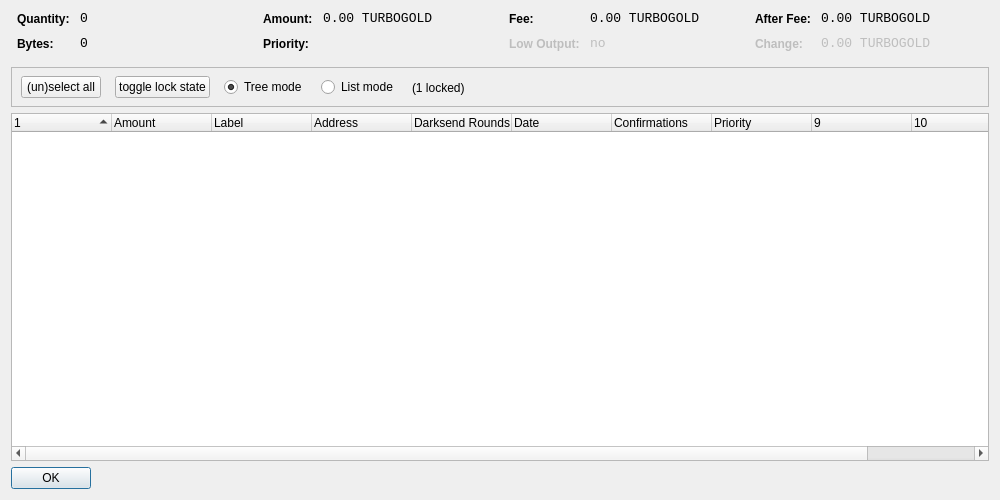
<?xml version="1.0" encoding="UTF-8"?>
<ui version="4.0">
 <class>CoinControlDialog</class>
 <widget class="QDialog" name="CoinControlDialog">
  <property name="geometry">
   <rect>
    <x>0</x>
    <y>0</y>
    <width>1000</width>
    <height>500</height>
   </rect>
  </property>
  <property name="windowTitle">
   <string>Coin Control</string>
  </property>
  <layout class="QVBoxLayout" name="verticalLayout">
   <item>
    <layout class="QHBoxLayout" name="horizontalLayoutTop" stretch="0,0,0,0">
     <property name="topMargin">
      <number>0</number>
     </property>
     <property name="bottomMargin">
      <number>10</number>
     </property>
     <item>
      <layout class="QFormLayout" name="formLayoutCoinControl1">
       <property name="horizontalSpacing">
        <number>10</number>
       </property>
       <property name="verticalSpacing">
        <number>10</number>
       </property>
       <property name="leftMargin">
        <number>6</number>
       </property>
       <property name="rightMargin">
        <number>6</number>
       </property>
       <item row="0" column="0">
        <widget class="QLabel" name="labelCoinControlQuantityText">
         <property name="styleSheet">
          <string notr="true">font-weight:bold;</string>
         </property>
         <property name="text">
          <string>Quantity:</string>
         </property>
        </widget>
       </item>
       <item row="0" column="1">
        <widget class="QLabel" name="labelCoinControlQuantity">
         <property name="font">
          <font>
           <family>Monospace</family>
           <pointsize>10</pointsize>
          </font>
         </property>
         <property name="cursor">
          <cursorShape>IBeamCursor</cursorShape>
         </property>
         <property name="contextMenuPolicy">
          <enum>Qt::ActionsContextMenu</enum>
         </property>
         <property name="text">
          <string notr="true">0</string>
         </property>
         <property name="textInteractionFlags">
          <set>Qt::LinksAccessibleByMouse|Qt::TextSelectableByKeyboard|Qt::TextSelectableByMouse</set>
         </property>
        </widget>
       </item>
       <item row="1" column="0">
        <widget class="QLabel" name="labelCoinControlBytesText">
         <property name="styleSheet">
          <string notr="true">font-weight:bold;</string>
         </property>
         <property name="text">
          <string>Bytes:</string>
         </property>
        </widget>
       </item>
       <item row="1" column="1">
        <widget class="QLabel" name="labelCoinControlBytes">
         <property name="font">
          <font>
           <family>Monospace</family>
           <pointsize>10</pointsize>
          </font>
         </property>
         <property name="cursor">
          <cursorShape>IBeamCursor</cursorShape>
         </property>
         <property name="contextMenuPolicy">
          <enum>Qt::ActionsContextMenu</enum>
         </property>
         <property name="text">
          <string notr="true">0</string>
         </property>
         <property name="textInteractionFlags">
          <set>Qt::LinksAccessibleByMouse|Qt::TextSelectableByKeyboard|Qt::TextSelectableByMouse</set>
         </property>
        </widget>
       </item>
      </layout>
     </item>
     <item>
      <layout class="QFormLayout" name="formLayoutCoinControl2">
       <property name="horizontalSpacing">
        <number>10</number>
       </property>
       <property name="verticalSpacing">
        <number>10</number>
       </property>
       <property name="leftMargin">
        <number>6</number>
       </property>
       <property name="rightMargin">
        <number>6</number>
       </property>
       <item row="0" column="0">
        <widget class="QLabel" name="labelCoinControlAmountText">
         <property name="styleSheet">
          <string notr="true">font-weight:bold;</string>
         </property>
         <property name="text">
          <string>Amount:</string>
         </property>
        </widget>
       </item>
       <item row="0" column="1">
        <widget class="QLabel" name="labelCoinControlAmount">
         <property name="font">
          <font>
           <family>Monospace</family>
           <pointsize>10</pointsize>
          </font>
         </property>
         <property name="cursor">
          <cursorShape>IBeamCursor</cursorShape>
         </property>
         <property name="contextMenuPolicy">
          <enum>Qt::ActionsContextMenu</enum>
         </property>
         <property name="text">
          <string notr="true">0.00 TURBOGOLD</string>
         </property>
         <property name="textInteractionFlags">
          <set>Qt::LinksAccessibleByMouse|Qt::TextSelectableByKeyboard|Qt::TextSelectableByMouse</set>
         </property>
        </widget>
       </item>
       <item row="1" column="0">
        <widget class="QLabel" name="labelCoinControlPriorityText">
         <property name="styleSheet">
          <string notr="true">font-weight:bold;</string>
         </property>
         <property name="text">
          <string>Priority:</string>
         </property>
        </widget>
       </item>
       <item row="1" column="1">
        <widget class="QLabel" name="labelCoinControlPriority">
         <property name="font">
          <font>
           <family>Monospace</family>
           <pointsize>10</pointsize>
          </font>
         </property>
         <property name="cursor">
          <cursorShape>IBeamCursor</cursorShape>
         </property>
         <property name="contextMenuPolicy">
          <enum>Qt::ActionsContextMenu</enum>
         </property>
         <property name="text">
          <string/>
         </property>
         <property name="textInteractionFlags">
          <set>Qt::LinksAccessibleByMouse|Qt::TextSelectableByKeyboard|Qt::TextSelectableByMouse</set>
         </property>
        </widget>
       </item>
      </layout>
     </item>
     <item>
      <layout class="QFormLayout" name="formLayoutCoinControl3">
       <property name="horizontalSpacing">
        <number>10</number>
       </property>
       <property name="verticalSpacing">
        <number>10</number>
       </property>
       <property name="leftMargin">
        <number>6</number>
       </property>
       <property name="rightMargin">
        <number>6</number>
       </property>
       <item row="0" column="0">
        <widget class="QLabel" name="labelCoinControlFeeText">
         <property name="styleSheet">
          <string notr="true">font-weight:bold;</string>
         </property>
         <property name="text">
          <string>Fee:</string>
         </property>
        </widget>
       </item>
       <item row="0" column="1">
        <widget class="QLabel" name="labelCoinControlFee">
         <property name="font">
          <font>
           <family>Monospace</family>
           <pointsize>10</pointsize>
          </font>
         </property>
         <property name="cursor">
          <cursorShape>IBeamCursor</cursorShape>
         </property>
         <property name="contextMenuPolicy">
          <enum>Qt::ActionsContextMenu</enum>
         </property>
         <property name="text">
          <string notr="true">0.00 TURBOGOLD</string>
         </property>
         <property name="textInteractionFlags">
          <set>Qt::LinksAccessibleByMouse|Qt::TextSelectableByKeyboard|Qt::TextSelectableByMouse</set>
         </property>
        </widget>
       </item>
       <item row="1" column="0">
        <widget class="QLabel" name="labelCoinControlLowOutputText">
         <property name="enabled">
          <bool>false</bool>
         </property>
         <property name="styleSheet">
          <string notr="true">font-weight:bold;</string>
         </property>
         <property name="text">
          <string>Low Output:</string>
         </property>
        </widget>
       </item>
       <item row="1" column="1">
        <widget class="QLabel" name="labelCoinControlLowOutput">
         <property name="enabled">
          <bool>false</bool>
         </property>
         <property name="font">
          <font>
           <family>Monospace</family>
           <pointsize>10</pointsize>
          </font>
         </property>
         <property name="cursor">
          <cursorShape>IBeamCursor</cursorShape>
         </property>
         <property name="contextMenuPolicy">
          <enum>Qt::ActionsContextMenu</enum>
         </property>
         <property name="text">
          <string notr="true">no</string>
         </property>
         <property name="textInteractionFlags">
          <set>Qt::LinksAccessibleByMouse|Qt::TextSelectableByKeyboard|Qt::TextSelectableByMouse</set>
         </property>
        </widget>
       </item>
      </layout>
     </item>
     <item>
      <layout class="QFormLayout" name="formLayoutCoinControl4">
       <property name="horizontalSpacing">
        <number>10</number>
       </property>
       <property name="verticalSpacing">
        <number>10</number>
       </property>
       <property name="leftMargin">
        <number>6</number>
       </property>
       <property name="rightMargin">
        <number>6</number>
       </property>
       <item row="0" column="0">
        <widget class="QLabel" name="labelCoinControlAfterFeeText">
         <property name="styleSheet">
          <string notr="true">font-weight:bold;</string>
         </property>
         <property name="text">
          <string>After Fee:</string>
         </property>
        </widget>
       </item>
       <item row="0" column="1">
        <widget class="QLabel" name="labelCoinControlAfterFee">
         <property name="font">
          <font>
           <family>Monospace</family>
           <pointsize>10</pointsize>
          </font>
         </property>
         <property name="cursor">
          <cursorShape>IBeamCursor</cursorShape>
         </property>
         <property name="contextMenuPolicy">
          <enum>Qt::ActionsContextMenu</enum>
         </property>
         <property name="text">
          <string notr="true">0.00 TURBOGOLD</string>
         </property>
         <property name="textInteractionFlags">
          <set>Qt::LinksAccessibleByMouse|Qt::TextSelectableByKeyboard|Qt::TextSelectableByMouse</set>
         </property>
        </widget>
       </item>
       <item row="1" column="0">
        <widget class="QLabel" name="labelCoinControlChangeText">
         <property name="enabled">
          <bool>false</bool>
         </property>
         <property name="styleSheet">
          <string notr="true">font-weight:bold;</string>
         </property>
         <property name="text">
          <string>Change:</string>
         </property>
        </widget>
       </item>
       <item row="1" column="1">
        <widget class="QLabel" name="labelCoinControlChange">
         <property name="enabled">
          <bool>false</bool>
         </property>
         <property name="font">
          <font>
           <family>Monospace</family>
           <pointsize>10</pointsize>
          </font>
         </property>
         <property name="cursor">
          <cursorShape>IBeamCursor</cursorShape>
         </property>
         <property name="contextMenuPolicy">
          <enum>Qt::ActionsContextMenu</enum>
         </property>
         <property name="text">
          <string notr="true">0.00 TURBOGOLD</string>
         </property>
         <property name="textInteractionFlags">
          <set>Qt::LinksAccessibleByMouse|Qt::TextSelectableByKeyboard|Qt::TextSelectableByMouse</set>
         </property>
        </widget>
       </item>
      </layout>
     </item>
    </layout>
   </item>
   <item>
    <widget class="QFrame" name="frame">
     <property name="minimumSize">
      <size>
       <width>0</width>
       <height>40</height>
      </size>
     </property>
     <property name="frameShape">
      <enum>QFrame::StyledPanel</enum>
     </property>
     <property name="frameShadow">
      <enum>QFrame::Sunken</enum>
     </property>
     <widget class="QWidget" name="horizontalLayoutWidget">
      <property name="geometry">
       <rect>
        <x>10</x>
        <y>0</y>
        <width>781</width>
        <height>41</height>
       </rect>
      </property>
      <layout class="QHBoxLayout" name="horizontalLayoutPanel" stretch="0,0,0,0,0">
       <property name="spacing">
        <number>14</number>
       </property>
       <item>
        <widget class="QPushButton" name="pushButtonSelectAll">
         <property name="sizePolicy">
          <sizepolicy hsizetype="Maximum" vsizetype="Fixed">
           <horstretch>0</horstretch>
           <verstretch>0</verstretch>
          </sizepolicy>
         </property>
         <property name="text">
          <string>(un)select all</string>
         </property>
        </widget>
       </item>
        <item>
         <widget class="QPushButton" name="pushButtonToggleLock">
          <property name="sizePolicy">
           <sizepolicy hsizetype="Maximum" vsizetype="Fixed">
            <horstretch>0</horstretch>
            <verstretch>0</verstretch>
           </sizepolicy>
          </property>
          <property name="text">
           <string>toggle lock state</string>
          </property>
          <property name="autoDefault">
           <bool>false</bool>
          </property>
         </widget>
        </item>
       <item>
        <widget class="QRadioButton" name="radioTreeMode">
         <property name="sizePolicy">
          <sizepolicy hsizetype="Maximum" vsizetype="Fixed">
           <horstretch>0</horstretch>
           <verstretch>0</verstretch>
          </sizepolicy>
         </property>
         <property name="text">
          <string>Tree mode</string>
         </property>
         <property name="checked">
          <bool>true</bool>
         </property>
        </widget>
       </item>
       <item>
        <widget class="QRadioButton" name="radioListMode">
         <property name="sizePolicy">
          <sizepolicy hsizetype="Maximum" vsizetype="Fixed">
           <horstretch>0</horstretch>
           <verstretch>0</verstretch>
          </sizepolicy>
         </property>
         <property name="text">
          <string>List mode</string>
         </property>
        </widget>
       </item>
        <item>
         <widget class="QLabel" name="labelLocked">
          <property name="text">
           <string>(1 locked)</string>
          </property>
         </widget>
        </item>
       <item>
        <spacer name="horizontalSpacer">
         <property name="orientation">
          <enum>Qt::Horizontal</enum>
         </property>
         <property name="sizeHint" stdset="0">
          <size>
           <width>40</width>
           <height>20</height>
          </size>
         </property>
        </spacer>
       </item>
      </layout>
     </widget>
    </widget>
   </item>
   <item>
    <widget class="CoinControlTreeWidget" name="treeWidget">
     <property name="contextMenuPolicy">
      <enum>Qt::CustomContextMenu</enum>
     </property>
     <property name="sortingEnabled">
      <bool>false</bool>
     </property>
     <property name="columnCount">
      <number>11</number>
     </property>
     <attribute name="headerShowSortIndicator" stdset="0">
      <bool>true</bool>
     </attribute>
     <attribute name="headerStretchLastSection">
      <bool>false</bool>
     </attribute>
     <column>
      <property name="text">
       <string/>
      </property>
     </column>
     <column>
      <property name="text">
       <string>Amount</string>
      </property>
     </column>
     <column>
      <property name="text">
       <string>Label</string>
      </property>
     </column>
     <column>
      <property name="text">
       <string>Address</string>
      </property>
     </column>
     <column>
      <property name="text">
       <string>Darksend Rounds</string>
      </property>
    </column>
     <column>
      <property name="text">
       <string>Date</string>
      </property>
     </column>
     <column>
      <property name="text">
       <string>Confirmations</string>
      </property>
      <property name="toolTip">
       <string>Confirmed</string>
      </property>
     </column>
     <column>
      <property name="text">
       <string>Priority</string>
      </property>
     </column>
     <column>
      <property name="text">
       <string/>
      </property>
     </column>
     <column>
      <property name="text">
       <string/>
      </property>
     </column>
     <column>
      <property name="text">
       <string/>
      </property>
     </column>
     <column>
      <property name="text">
       <string/>
      </property>
     </column>
    </widget>
   </item>
   <item>
    <widget class="QDialogButtonBox" name="buttonBox">
     <property name="sizePolicy">
      <sizepolicy hsizetype="Maximum" vsizetype="Fixed">
       <horstretch>0</horstretch>
       <verstretch>0</verstretch>
      </sizepolicy>
     </property>
     <property name="orientation">
      <enum>Qt::Horizontal</enum>
     </property>
     <property name="standardButtons">
      <set>QDialogButtonBox::Ok</set>
     </property>
    </widget>
   </item>
  </layout>
 </widget>
 <customwidgets>
  <customwidget>
   <class>CoinControlTreeWidget</class>
   <extends>QTreeWidget</extends>
   <header>coincontroltreewidget.h</header>
  </customwidget>
 </customwidgets>
 <resources/>
 <connections/>
</ui>
